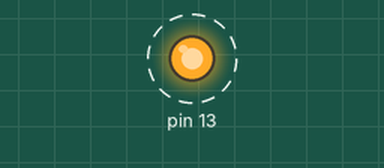
This sketch was run on a simulated Arduino Uno, built with avr-gcc and run on an emulated ATmega328P. Parts: output pins drawn as LEDs (lit = HIGH). Dashed ring = blinking.

Above: at 0.1 s.
Timing chart, 0 to 3.0 s (numbered marks = the images above):
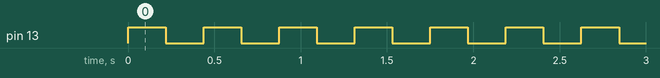

Measured:
- by itself, pin 13: alternates HIGH for 0.22 s and LOW for 0.22 s

The sketch:

Ex4.ino
```cpp
void  NewDelay (unsigned char mSecondsApx);

void setup()
{
    unsigned char *portDDRB;
    portDDRB = (unsigned char *) 0x24;
    *portDDRB |= 0x20;
}

void loop ()
{
    unsigned char *portB;
    portB = (unsigned char *) 0x25;
    *portB |= 0x20;
    NewDelay (100);
    *portB &= 0xDF;  // Was *portB %= 0xDF;
    NewDelay (100);
}

void NewDelay (unsigned char mSecondsApx)
{
    volatile unsigned long i;  // Was volatile unsigned int i; <= integer overflow
    unsigned long endTime = 1000 * (unsigned long)mSecondsApx;  // Need to promote mSecondsApx
    for (i = 0; i < endTime; i++);
}
```
